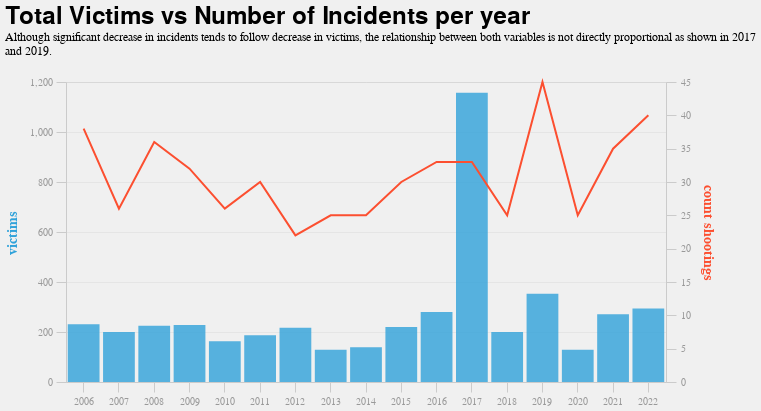

The code cell stored with this chart in its notebook:
### Code cell
#trying to make intearctive
from altair import datum

title= 'Total Victims vs Number of Incidents per year '
subtitle=["Although significant decrease in incidents tends to follow decrease in victims, the relationship between both variables is not directly proportional as shown in 2017", "and 2019."]

brush = alt.selection_single(on='mouseover', nearest=True)
# brush = alt.selection_multi(
#     fields=['year(date)'], nearest=True, on='click'
# )

source=df2_incidents

base = alt.Chart(source).properties(width=600).encode(alt.X('year(date):O', axis=alt.Axis(title=None)))

bar=base.mark_bar(opacity=0.8).encode(
    y=alt.Y('sum(tot_victims):Q',axis=alt.Axis(title='victims', titleColor='#30a2da')),
    tooltip=['year(date):O','sum(tot_victims)','count(incident_id)' ]
)

line=base.mark_line(color='#fc4f30').encode(alt.Y('count(incident_id):Q',axis=alt.Axis(title='count shootings', titleColor='#fc4f30')))


chart_2=alt.layer(bar,line).resolve_scale(y='independent').properties(
    title={
      "text": title, 
      "subtitle": subtitle
    }).add_selection(brush)

chart_2

### Figure 1 — Vega-Lite specification as saved in the notebook (floating-point values rounded to 4 significant figures; data arrays with more than 128 entries replaced by an {"elided": "..."} marker saying what was removed)
{"config": {"arc": {"fill": "#30a2da"}, "area": {"fill": "#30a2da"}, "axis": {"domainColor": "#cbcbcb", "grid": true, "gridColor": "#cbcbcb", "gridOpacity": 0.3, "gridWidth": 1, "labelColor": "#999", "labelFontSize": 10, "titleColor": "#333", "tickColor": "#cbcbcb", "tickSize": 10, "titleFontSize": 14, "titlePadding": 10, "labelPadding": 4}, "axisBand": {"grid": false}, "background": "#f0f0f0", "group": {"fill": "#f0f0f0"}, "legend": {"labelColor": "#333", "labelFontSize": 11, "padding": 1, "symbolSize": 30, "symbolType": "square", "titleColor": "#333", "titleFontSize": 14, "titlePadding": 10}, "line": {"stroke": "#30a2da", "strokeWidth": 2}, "path": {"stroke": "#30a2da", "strokeWidth": 0.5}, "rect": {"fill": "#30a2da"}, "range": {"category": ["#30a2da", "#fc4f30", "#e5ae38", "#6d904f", "#8b8b8b", "#b96db8", "#ff9e27", "#56cc60", "#52d2ca", "#52689e", "#545454", "#9fe4f8"], "diverging": ["#cc0020", "#e77866", "#f6e7e1", "#d6e8ed", "#91bfd9", "#1d78b5"], "heatmap": ["#d6e8ed", "#cee0e5", "#91bfd9", "#549cc6", "#1d78b5"]}, "point": {"filled": true, "shape": "circle"}, "shape": {"stroke": "#30a2da"}, "bar": {"binSpacing": 2, "fill": "#30a2da", "stroke": null}, "title": {"anchor": "start", "fontSize": 24, "fontWeight": 600, "offset": 20}, "mark": {"color": "black", "fill": null}}, "layer": [{"mark": {"type": "bar", "opacity": 0.8}, "encoding": {"tooltip": [{"field": "date", "timeUnit": "year", "type": "ordinal"}, {"aggregate": "sum", "field": "tot_victims", "type": "quantitative"}, {"aggregate": "count", "field": "incident_id", "type": "quantitative"}], "x": {"axis": {"title": null}, "field": "date", "timeUnit": "year", "type": "ordinal"}, "y": {"aggregate": "sum", "axis": {"title": "victims", "titleColor": "#30a2da"}, "field": "tot_victims", "type": "quantitative"}}, "selection": {"selector232": {"type": "single", "on": "mouseover", "nearest": true}}, "width": 600}, {"mark": {"type": "line", "color": "#fc4f30"}, "encoding": {"x": {"axis": {"title": null}, "field": "date", "timeUnit": "year", "type": "ordinal"}, "y": {"aggregate": "count", "axis": {"title": "count shootings", "titleColor": "#fc4f30"}, "field": "incident_id", "type": "quantitative"}}, "width": 600}], "data": {"name": "data-1d9568f1b6d31cabfcc908e83d7a261a"}, "resolve": {"scale": {"y": "independent"}}, "title": {"text": "Total Victims vs Number of Incidents per year ", "subtitle": ["Although significant decrease in incidents tends to follow decrease in victims, the relationship between both variables is not directly proportional as shown in 2017", "and 2019."]}, "$schema": "https://vega.github.io/schema/vega-lite/v4.17.0.json", "datasets": {"data-1d9568f1b6d31cabfcc908e83d7a261a": {"elided": "526 records"}}}
